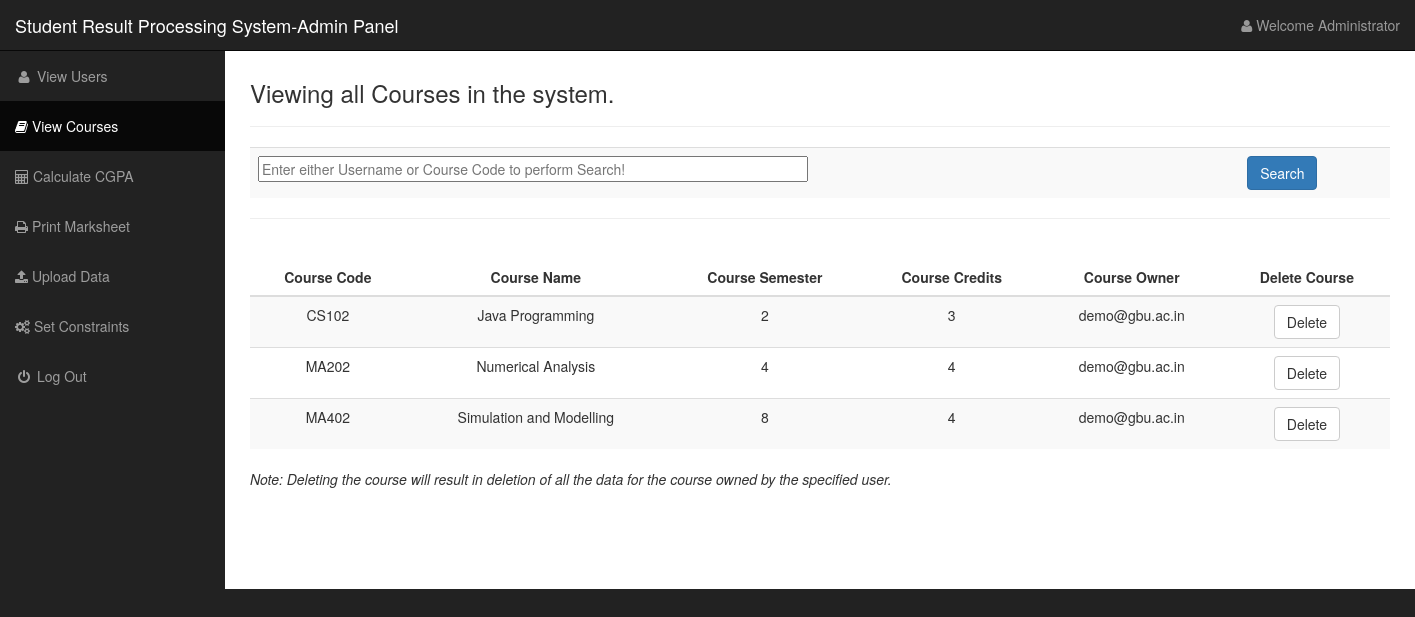
Page /admin/courseAdmin.php (signed in) on the earlier database version.
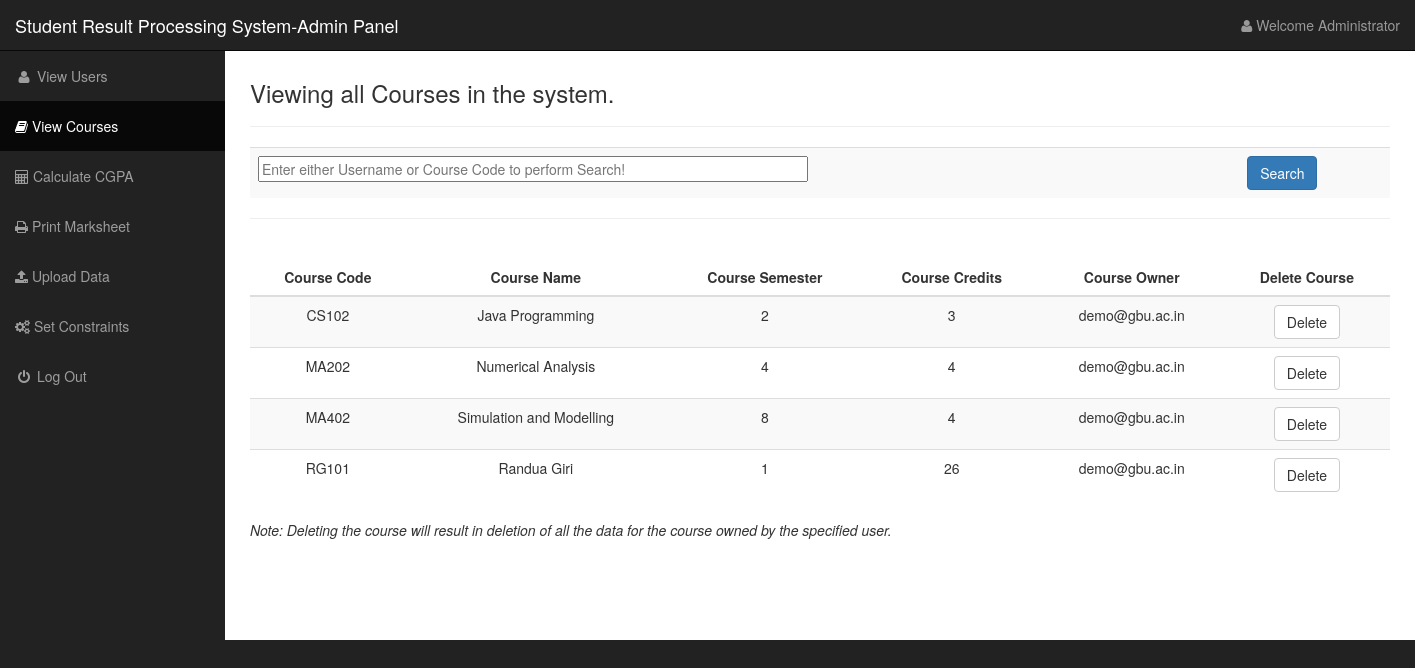
Same page on the later database version.
### tables this page shows
CREATE TABLE IF NOT EXISTS `courses` (
  `course_code` varchar(10) NOT NULL,
  `course_name` varchar(100) NOT NULL,
  `semester` int(3) NOT NULL,
  `credits` int(3) NOT NULL,
  `username` varchar(50) NOT NULL,
  PRIMARY KEY (`course_code`,`username`)
);

### admin/courseAdmin.php (the view, shortened to what this page needs)
<?php
include ("../phpIncludes/connectMySQL.php");
?>
<!DOCTYPE html>
<html lang="en">
<head>
    <link href="http://localhost/studentMarks/sideBar/css/bootstrap.min.css" rel="stylesheet">
    <link href="http://localhost/studentMarks/sideBar/css/sb-admin.css" rel="stylesheet">
    <link href="http://localhost/studentMarks/sideBar/css/plugins/morris.css" rel="stylesheet">
    <link href="http://localhost/studentMarks/sideBar/font-awesome/css/font-awesome.min.css" rel="stylesheet" type="text/css">
</head>
<body>
    <div id="wrapper">
        <nav class="navbar navbar-inverse navbar-fixed-top" role="navigation">
            <div class="navbar-header">
                <a class="navbar-brand" href="http://localhost/studentMarks/admin/adminLanding.php">Student Result Processing System-Admin Panel</a>
            </div>
            <ul class="nav navbar-right top-nav">
                <li class="dropdown">
                    <a href="#" class="dropdown-toggle" data-toggle="dropdown"><i class="fa fa-user"></i> Welcome <?php echo $_SESSION['username'];?></a>
                </li>
            </ul>
            <div class="collapse navbar-collapse navbar-ex1-collapse">
                <ul class="nav navbar-nav side-nav">
                    <li >
                        <a href="http://localhost/studentMarks/admin/adminLanding.php" ><i class="fa fa-fw fa-user"></i>
 View Users</a>
                    </li>
                    <li class="active">
                        <a href="http://localhost/studentMarks/admin/courseAdmin.php"><i class="fa fa-book"></i> View Courses</a>
                    </li>
                    <li>
                        <a href="http://localhost/studentMarks/admin/calculateGPA.php"><i class="fa fa-calculator"></i> Calculate CGPA</a>
                    </li>
                    <li>
                            <a href="http://localhost/studentMarks/admin/printMarksheet.php"><i class="fa fa-print"></i> Print Marksheet</a>
                   </li>
                    <li>
                            <a href="http://localhost/studentMarks/admin/uploadData.php"><i class="fa fa-upload"></i> Upload Data</a>
                   </li>
                   <li>
                            <a href="http://localhost/studentMarks/admin/setConst.php"><i class="fa fa-cogs"></i> Set Constraints</a>
                   </li>
                    <li>
                            <a href="http://localhost/studentMarks/admin/logout.php"><i class="fa fa-fw fa-power-off"></i> Log Out</a></li>
                </ul>
            </div>
        </nav>
        <div id="page-wrapper">
			<div id="container-fluid">
            <div class="container">
            <div>
            <h3>Viewing all Courses in the system.</h3>
            <hr>
            <table class="table table-striped">
            <form action="" method="post">
            <tr>
            <td><input type="text" name="searchQuery" placeholder="Enter either Username or Course Code to perform Search!" size="70"></td>
            <td> <input type="submit" name="search" class="btn btn-primary" value="Search"></td>
            </form>
            </table>
            </div>
            <hr>
            <br>
		<table class="table  table-striped">
        <thead>
            <tr>
              <th><center>Course Code</center></th>
              <th><center>Course Name</center></th>
              <th><center>Course Semester</center></th>
              <th><center>Course Credits</center> </th>
              <th><center>Course Owner</center> </th>
              <th><center> Delete Course</center></th>
           </tr>
        </thead>
        <tbody>
        <?php
        if(!isset($_POST['search'])){
        $sqlDetail = "SELECT  * FROM courses";
             global $link;
                $result1 = $link -> query($sqlDetail);
              if (mysqli_num_rows($result1) > 0) {
               while($row2 = mysqli_fetch_array($result1)) {
                $courseCode= $row2['course_code'];
                $courseName =$row2['course_name'];
                $courseSemester = $row2['semester'];
                $courseCredits = $row2['credits'];
                $courseUser = $row2['username'];
               echo "<tr>";
         echo "<td>"."<center>".$courseCode."</center>"."</td>";
         echo "<td>"."<center>".$courseName."</center>"."</td>";
         echo "<td>"."<center>".$courseSemester."</center>"."</td>";
         echo "<td>"."<center>".$courseCredits."</center>"."</td>";
         echo "<td>"."<center>".$courseUser."</center>"."</td>";
         echo "<td><center>".'<a href="http://localhost/studentMarks/phpIncludes/deleteCourse.php?courseCode='.$courseCode.'&username='.$courseUser.'">'.'<button class="btn btn-default">Delete</button>'.'</a></center></td>';
         echo "</tr>";
    }
}else {
    echo "<tr>";
    echo "<td>"."<center>"."No rows found!"."</center>"."</td>";
    echo "</tr>";
}}
?>
        </tbody>
    </table>
       	<p><i>Note: Deleting the course will result in deletion of all the data for the course owned by the specified user.</i></p>
           <br>
           <br>
           <br>
           <br>
         </div>
        </div>
    </div>
</body>
</html>

### sideBar/css/sb-admin.css (style rules this page uses)
body { margin-top: 100px; background-color: #222; }
@media (min-width:768px) { body { margin-top: 50px; } }
#wrapper { padding-left: 0; }
#page-wrapper { width: 100%; padding: 0; background-color: #fff; }
@media (min-width:768px) { #wrapper { padding-left: 225px; } }
@media (min-width:768px) { #page-wrapper { padding: 10px; } }
.top-nav { padding: 0 15px; }
.top-nav>li { display: inline-block; float: left; }
.top-nav>li>a { padding-top: 15px; padding-bottom: 15px; line-height: 20px; color: #999; }
@media (min-width:768px) { .side-nav { position: fixed; top: 51px; left: 225px; width: 225px; margin-left: -225px; border: none; border-radius: 0; overflow-y: auto; background-color: #222; bottom: 0; overflow-x: hidden; padding-bottom: 40px; } }
@media (min-width:768px) { .side-nav>li>a { width: 225px; } }

Differences in the rows shown:
added courses: course_code "RG101", course_name "Randua Giri", semester "1", credits "26", username "demo@gbu.ac.in"
